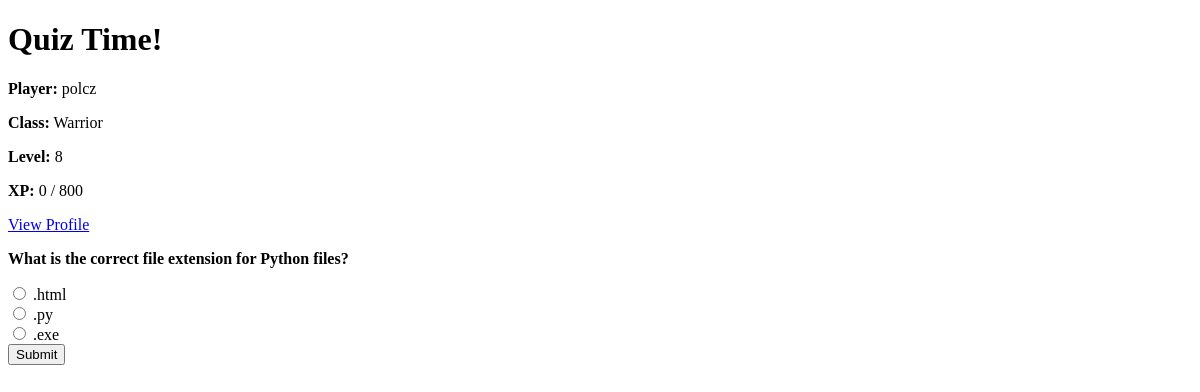
Page /quiz/ (signed in) on the earlier database version.
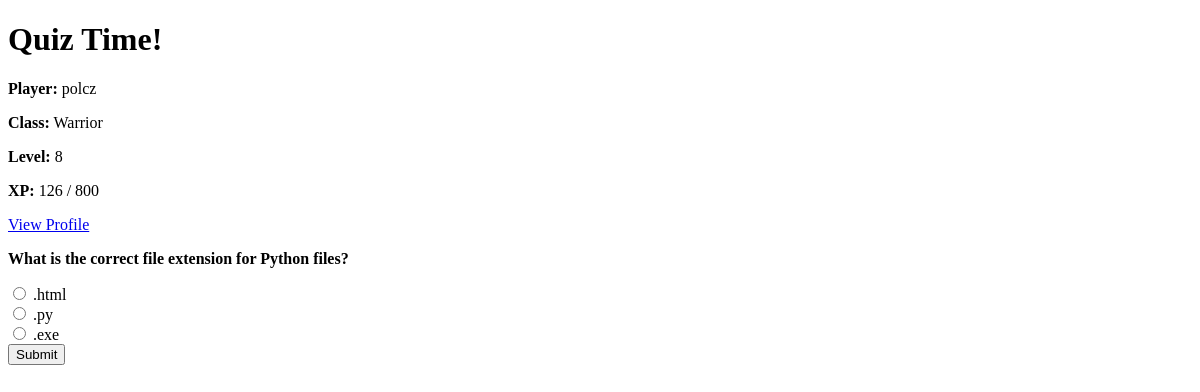
Same page on the later database version.
### game/models.py (models this page shows, shortened)
class Character(models.Model):
    CLASS_CHOICES = [
        ("warrior", "Warrior"),
        ("mage", "Mage"),
        ("rogue", "Rogue"),
    ]
    user = models.OneToOneField(User, on_delete=models.CASCADE)
    name = models.CharField(max_length=100)
    character_class = models.CharField(
        max_length=20, choices=CLASS_CHOICES, default="warrior")
    level = models.IntegerField(default=1)
    experience = models.IntegerField(default=0)
    items = models.ManyToManyField("Item", related_name="characters", blank=True)
    strength = models.IntegerField(default=5)
    intelligence = models.IntegerField(default=5)
    agility = models.IntegerField(default=5)
    luck = models.IntegerField(default=5)
    stat_points = models.IntegerField(default=0)
    class XpReward(TypedDict):
        total: int
        base: int
        strength_bonus: int
        intelligence_bonus: int
        double: bool

### game/views.py (the view, shortened to what this page needs)
# urls.py: path("quiz/", views.quiz_view, name="quiz"),
@login_required
def quiz_view(request):
    character, created = Character.objects.get_or_create(
        user=request.user,
        defaults={"name": request.user.username},
    )
    if not character.character_class:
        return redirect("choose_class")
    feedback = request.session.pop("feedback", None)
    question = random.choice(Question.objects.all())
    return render(
        request,
        "game/quiz.html",
        {"question": question, "character": character, "feedback": feedback},
    )

### game/templates/game/quiz.html (shortened to what this page needs)
<!DOCTYPE html>
<html>
<head>
</head>
<body>
    <h1>Quiz Time!</h1>
    <p><strong>Player:</strong> {{ character.name }}</p>
    <p><strong>Class:</strong> {{ character.get_character_class_display }}</p>
    <p><strong>Level:</strong> {{ character.level }}</p>
    <p><strong>XP:</strong> {{ character.experience }} / {{ character.level|add:"0" }}00</p>
    <p><a href="{% url 'profile' %}">View Profile</a></p>
    <p><strong>{{ question.text }}</strong></p>
    <form method="post">
        {% for answer in question.answers.all %}
            <label>
                <input type="radio" name="answer" value="{{ answer.id }}">
                {{ answer.text }}
            </label><br>
        {% endfor %}
        <button type="submit">Submit</button>
    </form>
</body>
</html>

Differences in the rows shown:
changed Character "polcz": experience "0" → "126"
